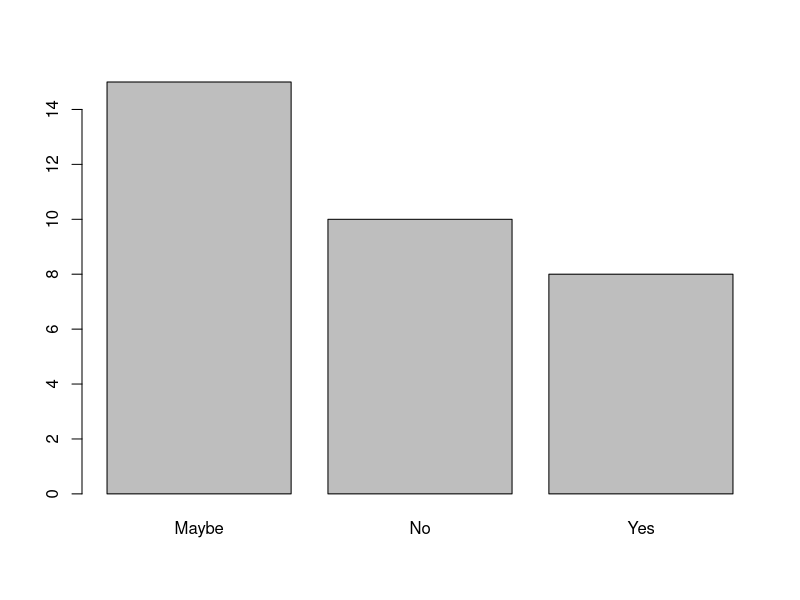
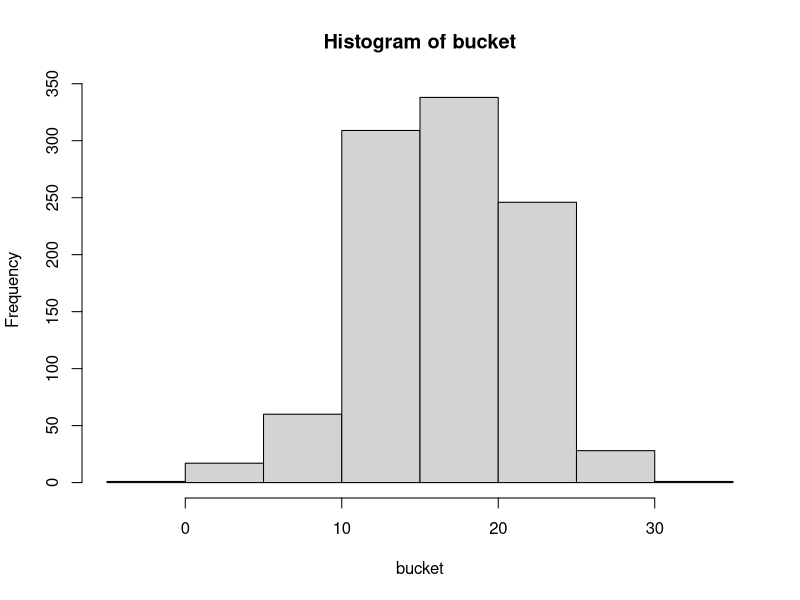
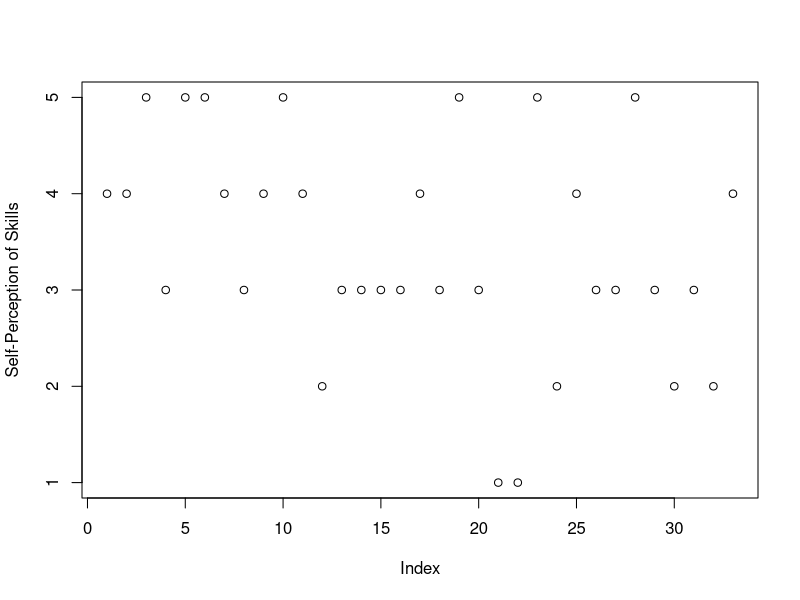
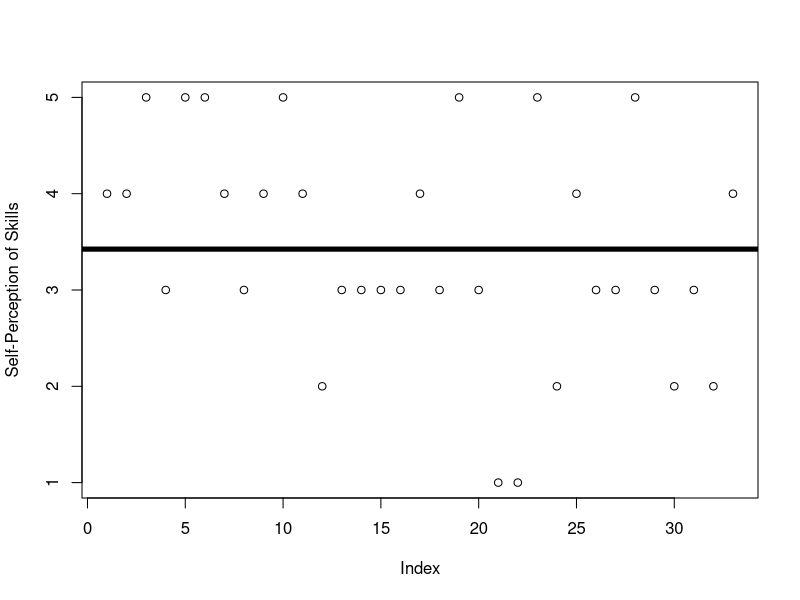
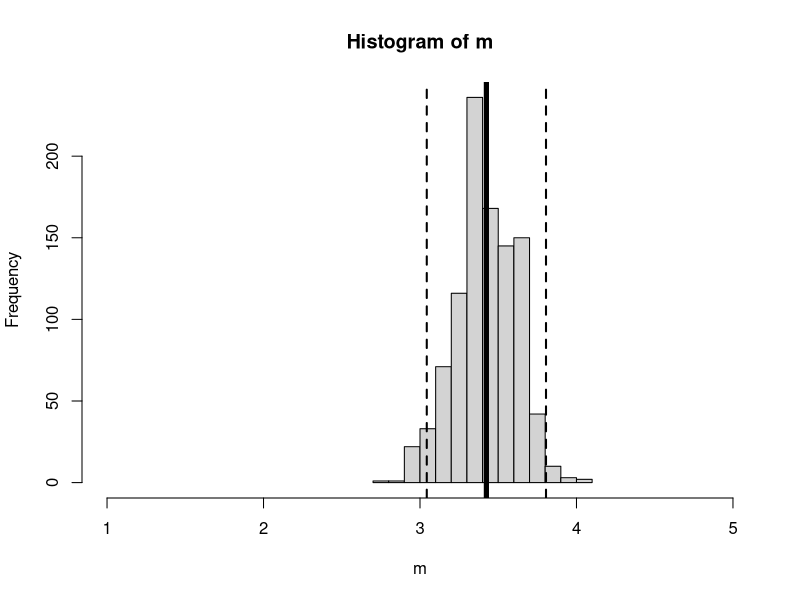
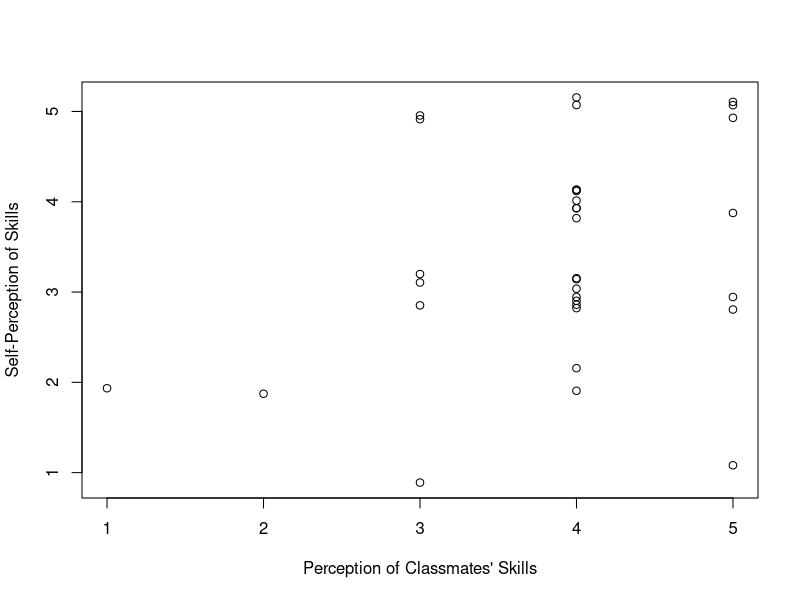
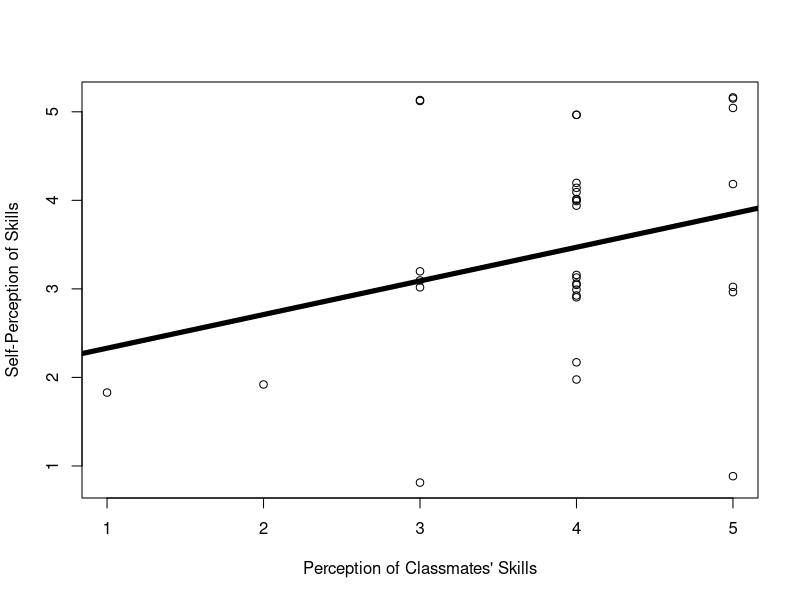
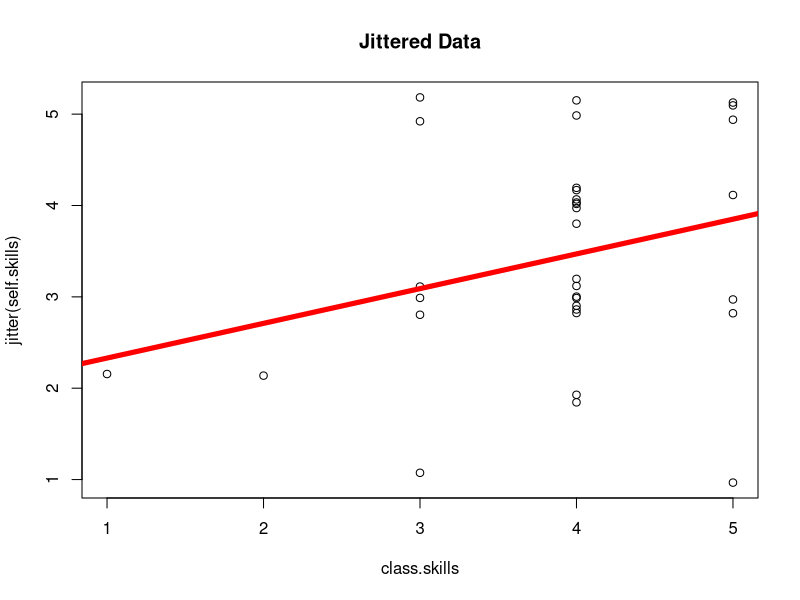

These figures' R source, in order:
## ---- chunk 1
    d <- read.csv("../datasets/Grad Onboard 2025/grad_onboard_SP25.csv",
                               stringsAsFactors = T)
    plot(d$can.forloop)
    summary(d$can.forloop) # finding the values for each group.
    (15 + 10) - 8  # answering question with numbers

    (summary(d$can.forloop)[1] + summary(d$can.forloop)[2]) - summary(d$can.forloop)[3] # answering question with R code. a lot of code!
    s <- summary(d$can.forloop) # saving this output, since using it multiple times
    (s[1] + s[2]) - s[3] # same answer; much easier to look at!
## ---- chunk 2
    bucket <- array()
    set.seed(424242) # "locks" in the randomization so everyone gets the same "random" result; must run immediately before the for-loop.
    for(i in c(1:1000)){
      nd <- d[sample(1:nrow(d), nrow(d), replace = T), ]
      s <- summary(nd$can.forloop)
      bucket[i] <- (s[1] + s[2]) - s[3]
    }
    hist(bucket) # a normal distribution!
    mean(bucket) # very similar to my original answer
    sd(bucket) # the estimate of sampling error
    sum(bucket > 0) # all of the re-sampled slopes show the same positive difference (more people less familiar w/ for-loops than are familiar.)
## ---- chunk 3
#| include: false
d <- read.csv("../datasets/Grad Onboard 2025/grad_onboard_SP25.csv",
                           stringsAsFactors = T)
## ---- chunk 4
plot(d$self.skills, 
     ylab = "Self-Perception of Skills",
     xlab = "Index") 
abline(h = mean(d$self.skills, na.rm = T), lwd = 0)
## ---- chunk 5
plot(d$self.skills, 
     ylab = "Self-Perception of Skills",
     xlab = "Index") 
abline(h = mean(d$self.skills, na.rm = T), lwd = 5)
## ---- chunk 6
## quantifying errors (residuals)
residuals <- d$self.skills - mean(d$self.skills, na.rm = T)
SST <- sum(residuals^2)
SST

SST/length(residuals) # average of squared residuals (variance)
sqrt(SST/length(residuals)) # average of residuals, unsquared (standard deviation)

sd(d$self.skills) # slightly higher
sqrt(SST/(length(residuals)-1)) # the 'real' equation; n-1 to inflate our estimate / adjust for small samples.
## ---- chunk 7
m <- array()
for(i in c(1:1000)){
 nd <- d[sample(1:nrow(d), nrow(d), replace = T),] # a new sample
 m[i] <- mean(nd$self.skills, na.rm = T)
}
mean(d$self.skills, na.rm = T)
mean(m) # similar!

sum(m > 2.5) # all of them (100% greater than the midpoint of the scale.)

sd(m) # sampling error!

hist(m, xlim = c(1,5)) # our distribution of sampling estimates 
abline(v = c(mean(d$self.skills),
             mean(d$self.skills) + 1.96 * sd(m),
             mean(d$self.skills) - 1.96 * sd(m)),
       lwd = c(5,2,2), # two line widths
       lty = c(1,2,2)) # two line types
## ---- chunk 8
lm(self.skills ~ 1, data = d) # predicting self.skills from a constant (1), using the datset = d
mod0 <- lm(self.skills ~ 1, data = d) # saving this as a model object
coef(mod0) # looking at the coefficients
mod0$residuals # finding the residuals
## ---- chunk 9
plot(jitter(self.skills) ~ class.skills, data = d, 
     ylab = "Self-Perception of Skills",
     xlab = "Perception of Classmates' Skills") 
abline(lm(self.skills ~ class.skills, data = d), lwd = 0)
## ---- chunk 10
plot(jitter(self.skills) ~ class.skills, data = d, 
     ylab = "Self-Perception of Skills",
     xlab = "Perception of Classmates' Skills") 
abline(lm(self.skills ~ class.skills, data = d), lwd = 5)
## ---- chunk 11
mod1 <- lm(self.skills ~ class.skills, data = d)

plot(jitter(self.skills) ~ class.skills, data = d, main = "Jittered Data") # jittered
abline(mod1, lwd = 5, col = 'red')

coef(mod1)
# intercept = 1.95 = the predicted value of Y when ALL X values are ZERO.
# slope = .38 = relationship between class.skills and our DV (self.skills)
### as class.skills increase by ONE, then self.skills will increase by .38
### these units are in the original unit of measurement (1-5 likert scale.)
## ---- chunk 12
mod1$residuals # R does the residual calculation for us. what will happen if we add this up?
sum(mod1$residuals) # they add to....
SSE <- sum(mod1$residuals^2) # so I square them
SSE # the total squared error when I use my model to make predictions.

## Visualizing Our Errors. (distance between actual scores and the line).
par(mfrow = c(1,2))
plot(d$self.skills, 
     ylab = "Self-Perception of Skills",
     xlab = "Index", main = "Mean as Model \n(SST = Total Sum of Squared Errors)") 
abline(h = mean(d$self.skills, na.rm = T), lwd = 5)
plot(jitter(self.skills) ~ class.skills, data = d, main = "Linear Model \n(SSE = Sum of Squared Errors When Model Making Predictions)", 
     xlim = c(1,5)) # jittered
abline(mod1, lwd = 5, col = 'red')


SST <- sum((d$self.skills - mean(d$self.skills))^2) # defining the total error
SST - SSE # a difference in errors when using the mean vs. our model
(SST - SSE)/SST # the relative difference in errors = R^2 (R-squared.)

summary(mod1)$r.squared # R does this for us. But good to do "by hand" to understand.

## ---- chunk 13
names(d) # what other (numeric, for now) variable might predict self.skills?

